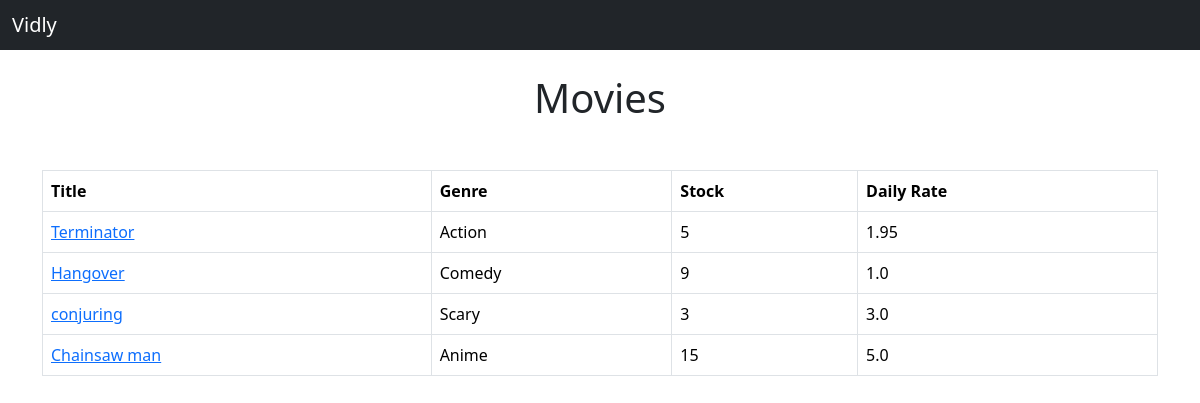
The page /movies/ on the database as committed earlier.
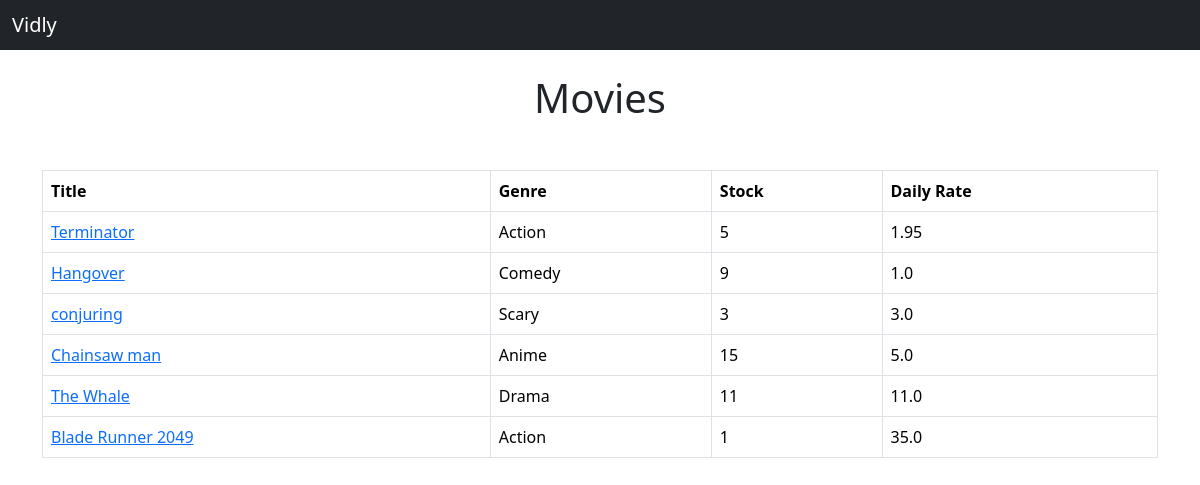
The same page on the database as committed later.
### movies/models.py (models this page shows, shortened)
class Movie(models.Model):
    title = models.CharField(max_length=255)
    release_year = models.IntegerField()
    number_in_stock = models.IntegerField()
    daily_rental_rate = models.FloatField()
    creation_date = models.DateTimeField(default=timezone.now)
    genre = models.ForeignKey(Genre, on_delete=models.CASCADE)

class Genre(models.Model):
    name = models.CharField(max_length=255)
    def __str__(self):
        return self.name

### movies/views.py (the view)
# urls.py: path('', views.index, name='movies_index'),
def index(request):
    movies = models.Movie.objects.all()
    return render(request, 'movies/index.html', {'movies': movies})

### movies/templates/movies/index.html (shortened to what this page needs)
{% extends "base.html" %}
{% block content %}
    <h1 class="text-center mt-4">Movies</h1>
<table class="table table-responsive table-hover table-bordered my-5 ">
  <thead>
    <tr>
      <th>Title</th>
      <th>Genre</th>
      <th>Stock</th>
      <th>Daily Rate</th>
    </tr>
  </thead>
  <tbody>
    {% for movie in movies %}
    <tr>
      <td><a href="{% url 'movies_details' movie.id %}">{{movie.title}}</a></td>
      <td>{{movie.genre}}</td>
      <td>{{movie.number_in_stock}}</td>
      <td>{{movie.daily_rental_rate}}</td>
    </tr>
    {% endfor %}
  </tbody>
</table>
{% endblock content %}

### templates/base.html (shortened to what this page needs)
<!DOCTYPE html>
<html lang="en">
  <head>
    <link
      href="https://cdn.jsdelivr.net/npm/bootstrap@5.3.2/dist/css/bootstrap.min.css"
      rel="stylesheet"
    />
  </head>
  <body>
    <nav class="navbar navbar-dark bg-dark">
      <div class="container-fluid">
        <span class="navbar-brand mb-0 h1">Vidly</span>
      </div>
    </nav>
    <main class="container">{% block content %}{% endblock content %}</main>
  </body>
</html>

Rows that differ between the two databases and show on the page:
added Movie: title "The Whale", genre "Drama", number_in_stock "11", daily_rental_rate "11.0"
added Movie: title "Blade Runner 2049", genre "Action", number_in_stock "1", daily_rental_rate "35.0"
